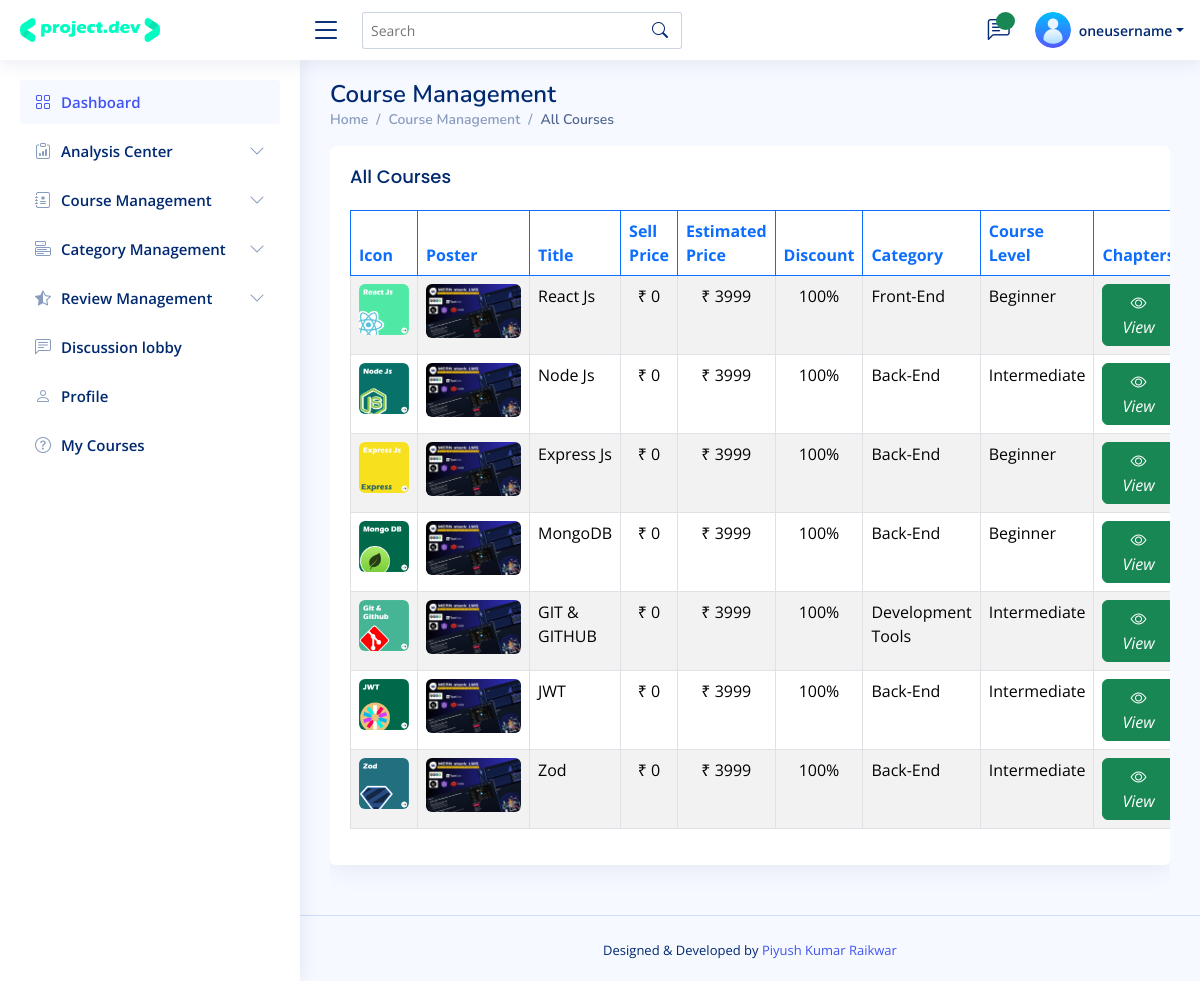
Page /admin/course_management_read.php (signed in) on the committed database.
### tables this page shows
CREATE TABLE `course` (
  `cid` int(11) NOT NULL,
  `title` varchar(255) NOT NULL,
  `description` text NOT NULL,
  `main_price` varchar(255) NOT NULL,
  `sell_price` varchar(255) NOT NULL,
  `discount` varchar(255) NOT NULL,
  `learning_skill_1` varchar(255) NOT NULL,
  `learning_skill_2` varchar(255) NOT NULL,
  `learning_skill_3` varchar(255) NOT NULL,
  `feature_1` varchar(255) NOT NULL,
  `feature_2` varchar(255) NOT NULL,
  `feature_3` varchar(255) NOT NULL,
  `feature_4` varchar(255) NOT NULL,
  `skill_tags` varchar(255) NOT NULL,
  `category` int(11) NOT NULL,
  `level` varchar(255) NOT NULL,
  `prerequisties_1` varchar(255) NOT NULL,
  `prerequisties_2` varchar(255) NOT NULL,
  `prerequisties_3` varchar(255) NOT NULL,
  `resource_link` varchar(255) NOT NULL,
  `icon` text NOT NULL,
  `poster` varchar(255) NOT NULL,
  `entry_date` varchar(255) NOT NULL,
  `user_id` varchar(255) NOT NULL,
  `user_email` varchar(255) NOT NULL,
  `active_record` varchar(255) NOT NULL DEFAULT 'Yes'
);

CREATE TABLE `category` (
  `category_id` int(11) NOT NULL,
  `category_name` varchar(255) NOT NULL,
  `num_of_record` int(11) NOT NULL,
  `category_entry_date` varchar(255) NOT NULL,
  `user_id` int(11) NOT NULL,
  `user_email` varchar(255) NOT NULL,
  `active_record` varchar(255) NOT NULL DEFAULT 'Yes'
);

### admin/private_files/system_configure_setting.php (called while the page is built, shortened)
<?php
$hostname = "http://localhost/LMS";

### admin/course_management_read.php (the view, shortened to what this page needs)
<?php include('admin_header.php');
include('private_files/system_configure_setting.php'); ?>
<body>
  <?php include("navbar.php") ?>
  <?php include('sidebar.php') ?>
  <main id="main" class="main">
    <div class="pagetitle">
      <h1>Course Management</h1>
      <nav>
        <ol class="breadcrumb">
          <li class="breadcrumb-item"><a href="index.php">Home</a></li>
          <li class="breadcrumb-item">Course Management</li>
          <li class="breadcrumb-item active">All Courses</li>
        </ol>
      </nav>
    </div>
    <section class="section overflow-x-scroll">
      <div class="row">
        <div class="col-lg-12">
          <div class="card">
            <div class="card-body">
              <h5 class="card-title">All Courses</h5>
              <table class="table datatable table-striped table-hover table-bordered">
                <thead>
                  <tr>
                    <th class="border border-primary text-primary">Icon</th>
                    <th class="border border-primary text-primary">Poster</th>
                    <th class="border border-primary text-primary">Title</th>
                    <th class="border border-primary text-primary">Sell Price</th>
                    <th class="border border-primary text-primary">Estimated Price</th>
                    <th class="border border-primary text-primary">Discount</th>
                    <th class="border border-primary text-primary">Category</th>
                    <th class="border border-primary text-primary">Course Level</th>
                    <th class="border border-primary text-primary">Chapters</th>
                  </tr>
                </thead>
                <tbody>
                  <?php
                  $sql_fetch_all_courses = "SELECT * FROM course INNER JOIN category ON course.category=category.category_id WHERE course.active_record = 'Yes' ORDER BY cid DESC";
                  $result_sql_fetch_all_courses = mysqli_query($conn, $sql_fetch_all_courses) or die("Query Failed!!");
                  if (mysqli_num_rows($result_sql_fetch_all_courses) > 0) {
                    while ($row_sql_fetch_all_courses = mysqli_fetch_assoc($result_sql_fetch_all_courses)) {
                  ?>
                      <tr style="cursor: pointer;">
                        <td><img src="upload_media/courses_poster/<?php echo $row_sql_fetch_all_courses['icon'] ?>" alt="Icon" class="rounded-2 " style='width:50px; height;:50px'></td>
                        <td><img src="upload_media/courses_poster/<?php echo $row_sql_fetch_all_courses['poster'] ?>" alt="Profile" class="rounded-2 " style='width:95px; height;:95px'></td>
                        <td><?php echo $row_sql_fetch_all_courses['title'] ?></td>
                        <td class='text-center'>₹ <?php echo $row_sql_fetch_all_courses['sell_price'] ?></td>
                        <td class='text-center'>₹ <?php echo $row_sql_fetch_all_courses['main_price'] ?></td>
                        <td class='text-center'><?php echo $row_sql_fetch_all_courses['discount'] ?>%</td>
                        <td><?php echo $row_sql_fetch_all_courses['category_name'] ?></td>
                        <td><?php echo $row_sql_fetch_all_courses['level'] ?></td>
                        <td class='text-center'><a href="chapter_management_read.php?id=<?php echo ($row_sql_fetch_all_courses["cid"]) ?>" class='btn btn-success'><i class="bi bi-eye"> View</i></a></td>
                      </tr>
                  <?php }
                  } ?>
                </tbody>
              </table>
            </div>
          </div>
        </div>
      </div>
    </section>
  </main>
  <?php include('admin_footer.php') ?>

### admin/admin_header.php (shortened to what this page needs)
<!DOCTYPE html>
<html lang="en">
<head>
    <link href="assets/vendor/bootstrap/css/bootstrap.min.css" rel="stylesheet">
    <link href="assets/vendor/bootstrap-icons/bootstrap-icons.css" rel="stylesheet">
    <link href="assets/vendor/boxicons/css/boxicons.min.css" rel="stylesheet">
    <link href="assets/vendor/quill/quill.snow.css" rel="stylesheet">
    <link href="assets/vendor/quill/quill.bubble.css" rel="stylesheet">
    <link href="assets/vendor/remixicon/remixicon.css" rel="stylesheet">
    <link href="assets/vendor/simple-datatables/style.css" rel="stylesheet">
    <link href="assets/css/style.css" rel="stylesheet">
</head>

### admin/navbar.php (shortened to what this page needs)
<?php include('private_files/system_configure_setting.php');
?>
<header id="header" class="header fixed-top d-flex align-items-center">
    <div class="d-flex align-items-center justify-content-between">
        <a href="<?php echo $hostname ?>" class="logo d-flex align-items-center">
            <img src="../assets/img/meta_icon/Logo.png" style="width: 50%;" alt="project.dev">
        </a>
        <i class="bi bi-list toggle-sidebar-btn"></i>
    </div>
    <div class="search-bar">
        <form class="search-form d-flex align-items-center" method="POST" action="#">
            <input type="text" name="query" placeholder="Search" title="Enter search keyword">
            <button type="submit" title="Search"><i class="bi bi-search"></i></button>
        </form>
    </div>
    <nav class="header-nav ms-auto">
        <ul class="d-flex align-items-center">
            <?php
            if ($_SESSION['user_role'] == 0 || $_SESSION['user_role'] == 1) { ?>
                <li class="nav-item dropdown">
                    <a class="nav-link nav-icon" href="#" data-bs-toggle="dropdown">
                        <i class="bi bi-chat-left-text"></i>
                        <span class="badge bg-success badge-number rounded-circle" style='color:transparent'>3</span>
                    </a>
                </li>
            <?php } ?>
            <li class="nav-item dropdown pe-3">
                <a class="nav-link nav-profile d-flex align-items-center pe-0" href="#" data-bs-toggle="dropdown">
                    <img src="upload_media/users_profiles_picture/<?php echo $_SESSION['user_profile_picture'] ?>" alt="Profile" class="rounded-circle">
                    <span class="d-none d-md-block dropdown-toggle ps-2"><?php echo $_SESSION['username']; ?></span>
                </a>
            </li>
        </ul>
    </nav>
</header>

### admin/sidebar.php (shortened to what this page needs)
<aside id="sidebar" class="sidebar">
    <ul class="sidebar-nav" id="sidebar-nav">
        <?php
        if ($_SESSION['user_role'] == 0 || $_SESSION['user_role'] == 1) { ?>
            <li class="nav-item">
                <a class="nav-link " href="index.php">
                    <i class="bi bi-grid"></i>
                    <span>Dashboard</span>
                </a>
            </li>
            <li class="nav-item">
                <a class="nav-link collapsed" data-bs-target="#analysisCenter" data-bs-toggle="collapse" href="user_management_read.php">
                    <i class="bi bi-clipboard-data"></i><span>Analysis Center</span><i class="bi bi-chevron-down ms-auto"></i>
                </a>
            </li>
            <li class="nav-item">
                <a class="nav-link collapsed" data-bs-target="#course_management" data-bs-toggle="collapse" href="user_management_read.php">
                    <i class="bi bi-journal-medical"></i><span>Course Management</span><i class="bi bi-chevron-down ms-auto"></i>
                </a>
            </li>
            <li class="nav-item">
                <a class="nav-link collapsed" data-bs-target="#category_management" data-bs-toggle="collapse" href="user_management_read.php">
                    <i class="bi bi-menu-button"></i><span>Category Management</span><i class="bi bi-chevron-down ms-auto"></i>
                </a>
            </li>
            <li class="nav-item">
                <a class="nav-link collapsed" data-bs-target="#review" data-bs-toggle="collapse" href="user_management_read.php">
                    <i class="bi bi-star-half"></i><span>Review Management</span><i class="bi bi-chevron-down ms-auto"></i>
                </a>
            </li>
            <li class="nav-item">
                <a class="nav-link collapsed" href="discussion_lobby_team_read.php">
                    <i class="bi bi-chat-left-text"></i>
                    <span>Discussion lobby</span>
                </a>
            </li>
        <?php } ?>
        <li class="nav-item">
            <a class="nav-link collapsed" href="users-profile-overview.php">
                <i class="bi bi-person"></i>
                <span>Profile</span>
            </a>
        </li>
        <li class="nav-item">
            <a class="nav-link collapsed" href="mycourses.php">
                <i class="bi bi-question-circle"></i>
                <span>My Courses</span>
            </a>
        </li>
    </ul>
</aside>

### admin/admin_footer.php (shortened to what this page needs)
<footer id="footer" class="footer">
  <?php include('copyright/copyright.php') ?>
</footer>
<?php include('admin_footer_vendor_links.php') ?>

### admin/copyright/copyright.php
<div class="credits">
    Designed & Developed by <a href="https://github.com/Piyush289kumar/">Piyush Kumar Raikwar</a>
</div>

### admin/admin_footer_vendor_links.php (shortened to what this page needs)
</body>
</html>

### admin/assets/css/style.css (style rules this page uses)
:root { scroll-behavior: smooth; }
body { font-family: "Open Sans", sans-serif; background: #f6f9ff; color: #444444; }
a { color: #4154f1; text-decoration: none; }
h1, h2, h3, h4, h5, h6 { font-family: "Nunito", sans-serif; }
#main { margin-top: 60px; padding: 20px 30px; transition: all 0.3s; }
.pagetitle { margin-bottom: 10px; }
.pagetitle h1 { font-size: 24px; margin-bottom: 0; font-weight: 600; color: #012970; }
.card { margin-bottom: 30px; border: none; border-radius: 5px; box-shadow: 0px 0 30px rgba(1, 41, 112, 0.1); }
.card-title { padding: 20px 0 15px 0; font-size: 18px; font-weight: 500; color: #012970; font-family: "Poppins", sans-serif; }
.card-body { padding: 0 20px 20px 20px; }
.breadcrumb { font-size: 14px; font-family: "Nunito", sans-serif; color: #899bbd; font-weight: 600; }
.breadcrumb a { color: #899bbd; transition: 0.3s; }
.breadcrumb .breadcrumb-item::before { color: #899bbd; }
.breadcrumb .active { color: #51678f; font-weight: 600; }
.logo { line-height: 1; }
@media (min-width: 1200px) { .logo { width: 280px; } }
.logo img { max-height: 26px; margin-right: 6px; }
.header { transition: all 0.5s; z-index: 997; height: 60px; box-shadow: 0px 2px 20px rgba(1, 41, 112, 0.1); background-color: #fff; padding-left: 20px; }
.header .toggle-sidebar-btn { font-size: 32px; padding-left: 10px; cursor: pointer; color: #012970; }
.header .search-bar { min-width: 360px; padding: 0 20px; }
.header .search-form { width: 100%; }
.header .search-form input { border: 0; font-size: 14px; color: #012970; border: 1px solid rgba(1, 41, 112, 0.2); padding: 7px 38px 7px 8px; border-radius: 3px; transition: 0.3s; width: 100%; }
.header .search-form button { border: 0; padding: 0; margin-left: -30px; background: none; }
.header .search-form button i { color: #012970; }
.header-nav ul { list-style: none; }
.header-nav > ul { margin: 0; padding: 0; }
.header-nav .nav-icon { font-size: 22px; color: #012970; margin-right: 25px; position: relative; }
.header-nav .nav-profile { color: #012970; }
.header-nav .nav-profile img { max-height: 36px; }
.header-nav .nav-profile span { font-size: 14px; font-weight: 600; }
.header-nav .badge-number { position: absolute; inset: -2px -5px auto auto; font-weight: normal; font-size: 12px; padding: 3px 6px; }
.sidebar { position: fixed; top: 60px; left: 0; bottom: 0; width: 300px; z-index: 996; transition: all 0.3s; padding: 20px; overflow-y: auto; scrollbar-width: thin; scrollbar-color: #aab7cf transparent; box-shadow: 0px 0px 20px rgba(1, 41, 112, 0.1); background-color: #fff; }
@media (min-width: 1200px) { #main, #footer { margin-left: 300px; } }
.sidebar-nav { padding: 0; margin: 0; list-style: none; }
.sidebar-nav li { padding: 0; margin: 0; list-style: none; }
.sidebar-nav .nav-item { margin-bottom: 5px; }
.sidebar-nav .nav-link { display: flex; align-items: center; font-size: 15px; font-weight: 600; color: #4154f1; transition: 0.3; background: #f6f9ff; padding: 10px 15px; border-radius: 4px; }
.sidebar-nav .nav-link i { font-size: 16px; margin-right: 10px; color: #4154f1; }
.sidebar-nav .nav-link.collapsed { color: #012970; background: #fff; }
.sidebar-nav .nav-link.collapsed i { color: #899bbd; }
.sidebar-nav .nav-link .bi-chevron-down { margin-right: 0; transition: transform 0.2s ease-in-out; }
.footer { padding: 20px 0; font-size: 14px; transition: all 0.3s; border-top: 1px solid #cddfff; }
.footer .credits { padding-top: 5px; text-align: center; font-size: 13px; color: #012970; }

### rows in the picture
course: icon (picture), poster (picture), title "React Js", sell_price "0", main_price "3999", discount "100", category.category_name "Front-End", level "Beginner"
course: icon (picture), poster (picture), title "Node Js", sell_price "0", main_price "3999", discount "100", category.category_name "Back-End", level "Intermediate"
course: icon (picture), poster (picture), title "Express Js", sell_price "0", main_price "3999", discount "100", category.category_name "Back-End", level "Beginner"
course: icon (picture), poster (picture), title "MongoDB", sell_price "0", main_price "3999", discount "100", category.category_name "Back-End", level "Beginner"
course: icon (picture), poster (picture), title "GIT & GITHUB", sell_price "0", main_price "3999", discount "100", category.category_name "Development Tools", level "Intermediate"
course: icon (picture), poster (picture), title "JWT", sell_price "0", main_price "3999", discount "100", category.category_name "Back-End", level "Intermediate"
course: icon (picture), poster (picture), title "Zod", sell_price "0", main_price "3999", discount "100", category.category_name "Back-End", level "Intermediate"

### other values in the picture
$_SESSION['username'] "oneusername"
